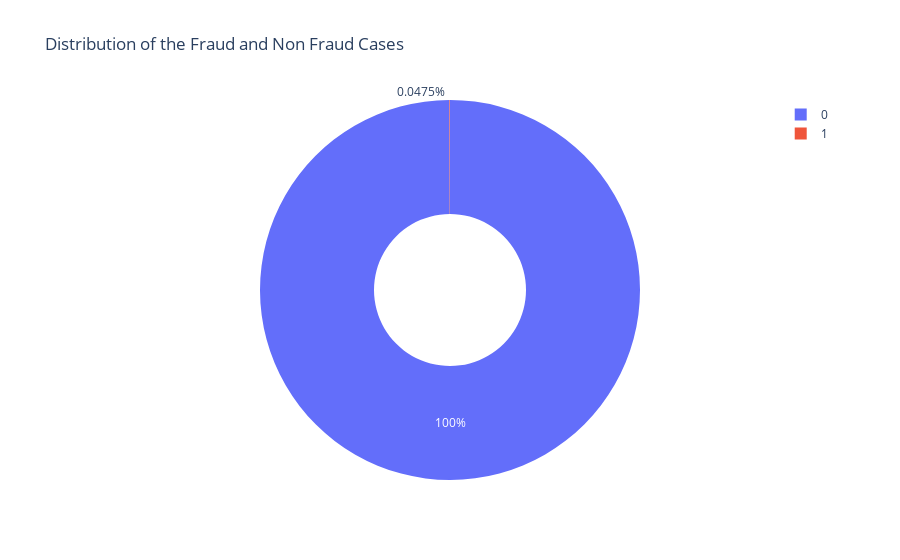

Here is the notebook cell this chart was saved with:
### Code cell
import plotly.express as px
type = fData['isFraud'].value_counts()
cases= type.index
quantity = type.values
px.pie(fData, values=quantity, names=cases, hole=0.4, title="Distribution of the Fraud and Non Fraud Cases")

### Figure 1 — Plotly figure (JSON) as saved in the notebook; plotly's stock layout.template omitted (floating-point values rounded to 4 significant figures)
{"data": [{"domain": {"x": [0, 1], "y": [0, 1]}, "hole": 0.4, "hovertemplate": "label=%{label}<br>value=%{value}<extra></extra>", "labels": [0, 1], "legendgroup": "", "name": "", "showlegend": true, "type": "pie", "values": [463424, 220]}], "layout": {"legend": {"tracegroupgap": 0}, "title": {"text": "Distribution of the Fraud and Non Fraud Cases"}}}
